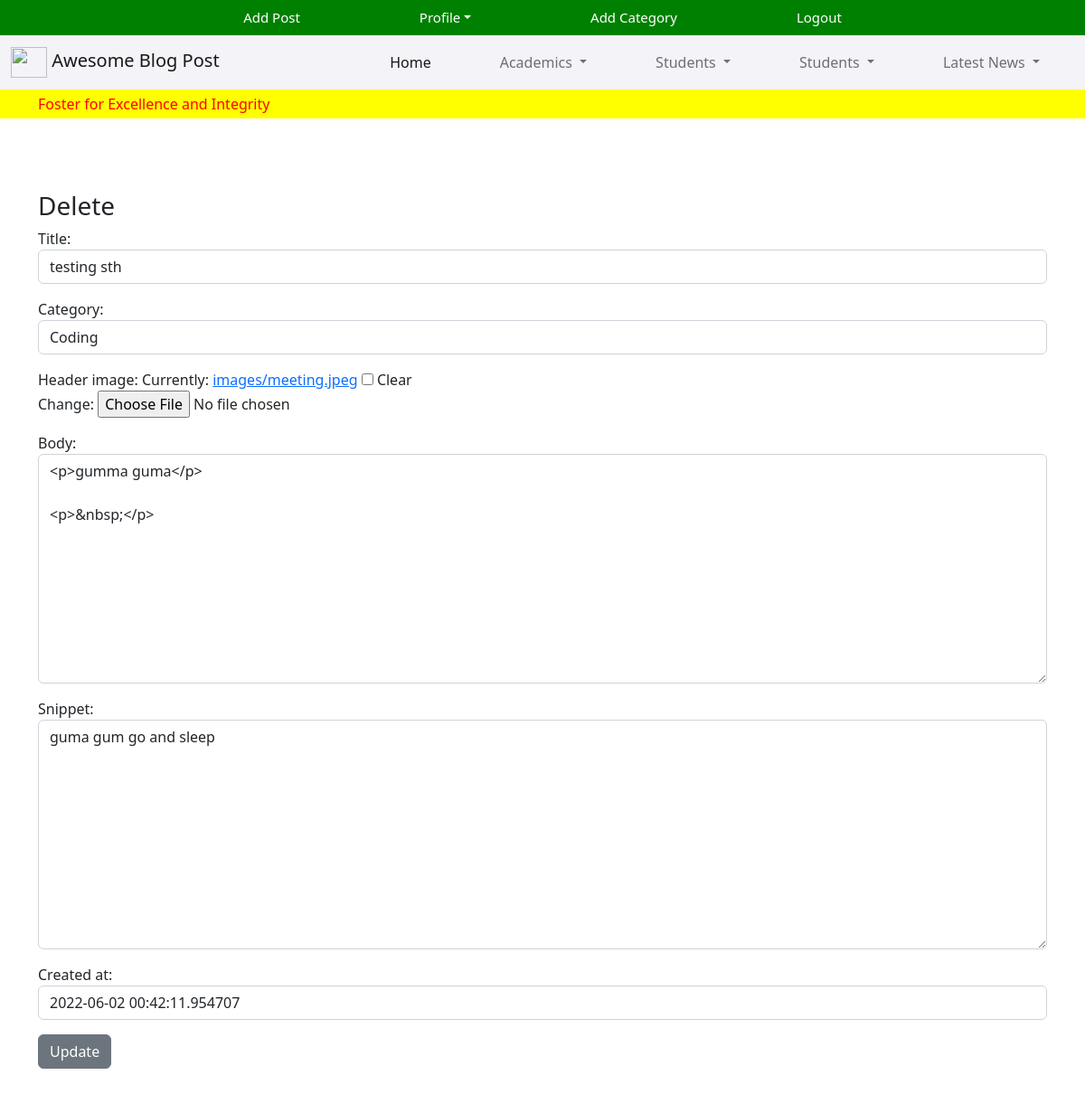
The page /article/edit/39 (signed in) on the database its author committed.
### theblog/models.py (models this page shows, shortened)
class Post(models.Model):
    title = models.CharField(max_length=200)
    header_image = models.ImageField(null=True, blank=True, upload_to="images/")
    snippet = models.CharField(max_length=500)
    author = models.ForeignKey(User, on_delete=models.CASCADE)
    body = RichTextUploadingField(blank=True, null=True)
    created_at = models.DateTimeField(default=datetime.now, blank=True)
    category = models.CharField(max_length=200, default='Testing')
    likes = models.ManyToManyField(User, related_name='blog_bost')
    class Meta:
        verbose_name_plural = "Posts"

### theblog/views.py (the view)
# urls.py: path('article/edit/<int:pk>', UpdatePostView.as_view(), name="update_post"),
class UpdatePostView(UpdateView):
    model = Post
    form_class = PostForm
    template_name = 'update_post.html'

### theblog/forms.py
class   PostForm(forms.ModelForm):
    class Meta:
        model = Post
        fields = ('title', 'author','category','header_image',  'body' , 'snippet', 'created_at')
        widgets = {
            'title' : forms.TextInput(attrs={'class' : 'form-control'}),
            'author' : forms.TextInput(attrs={'class' : 'form-control','value':'', 'id':'admin', 'type':'hidden'}),
            'category' : forms.Select(choices = choice_list , attrs={'class' : 'form-control'}),
            'body' : forms.Textarea(attrs={'class' : 'form-control'}),
            'snippet' : forms.Textarea(attrs={'class' : 'form-control'}),
            'created_at' : forms.TextInput(attrs={'class' : 'form-control'}),
        }

### theblog/templates/update_post.html (shortened to what this page needs)
{% extends 'base.html' %}
{% block content %}
<br><br>
{% if user.is_authenticated %}
    {% if user.id == post.author.id %}
    <h3>Delete</h3>
    <div class="form-group">
        <form method="POST">
            {{ form.as_p }}
            <button class="btn btn-secondary"> Update</button>
{% else %}
            <strong>You are not allowed here (And you Know it!!)</strong>
        </form>
    </div>
    {% endif %}
{% endif %}
    </form>
</div>
{% endblock %}

### rows shown on the page
Post: title "testing sth", category "Coding", body "<p>gumma guma</p> <p>&nbsp;</p>", snippet "guma gum go and sleep", created_at "2022-06-02 00:42:11.954707"
